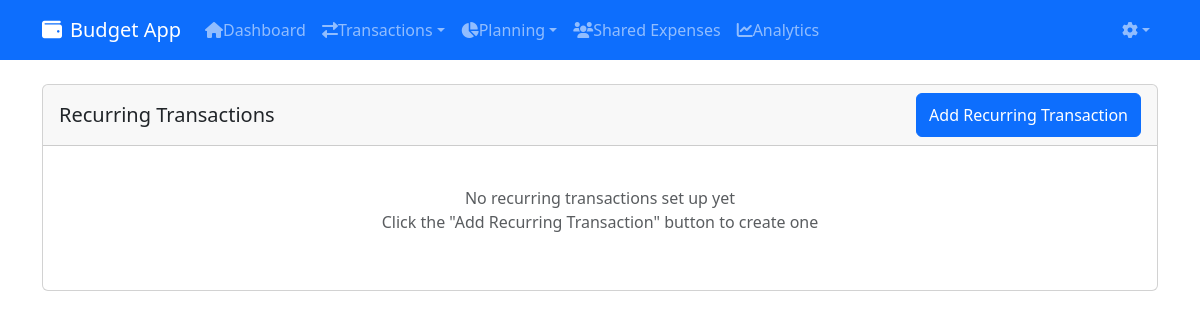
The app's page /recurring-transactions/ (signed in), older data.
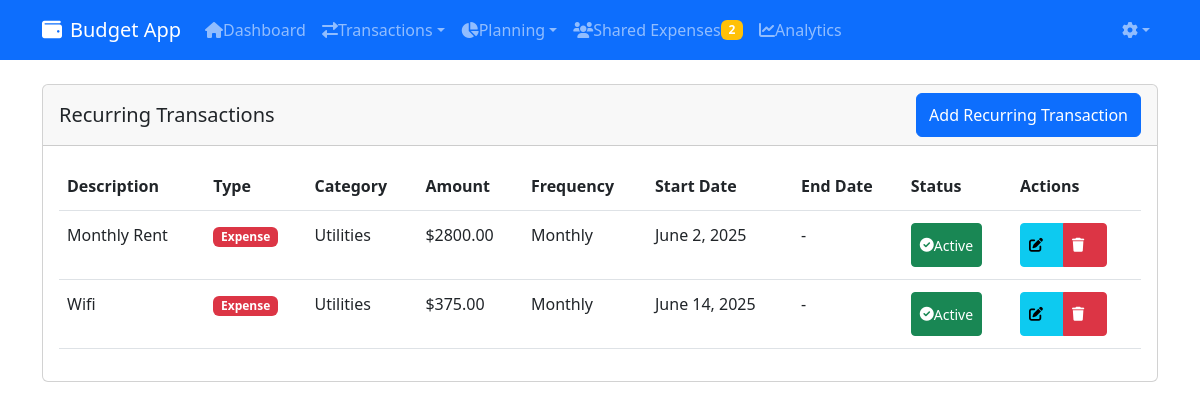
The same page, newer data.
### core/models.py (models this page shows, shortened)
class RecurringTransaction(models.Model):
    FREQUENCY_CHOICES = [
        ('daily', 'Daily'),
        ('weekly', 'Weekly'),
        ('monthly', 'Monthly'),
        ('yearly', 'Yearly'),
    ]
    user = models.ForeignKey(User, on_delete=models.CASCADE)
    category = models.ForeignKey('Category', on_delete=models.CASCADE)
    amount = models.DecimalField(max_digits=10, decimal_places=2, validators=[MinValueValidator(Decimal('0.01'))])
    type = models.CharField(max_length=7, choices=[('income', 'Income'), ('expense', 'Expense')])
    description = models.CharField(max_length=255)
    frequency = models.CharField(max_length=7, choices=FREQUENCY_CHOICES)
    start_date = models.DateField()
    end_date = models.DateField(null=True, blank=True)
    last_generated = models.DateField(null=True, blank=True)
    is_active = models.BooleanField(default=True)
    created_at = models.DateTimeField(auto_now_add=True)
    updated_at = models.DateTimeField(auto_now=True)
    class Meta:
        ordering = ['-created_at']

class Category(models.Model):
    TYPE_CHOICES = [
        ('income', 'Income'),
        ('expense', 'Expense')
    ]
    user = models.ForeignKey(User, on_delete=models.CASCADE)
    name = models.CharField(max_length=100)
    type = models.CharField(max_length=7, choices=TYPE_CHOICES)

### core/views.py (the view)
# urls.py: path('recurring-transactions/', views.RecurringTransactionListView.as_view(), name='recurring-transaction-list'),
class RecurringTransactionListView(LoginRequiredMixin, ListView):
    model = RecurringTransaction
    template_name = 'core/recurring_transaction_list.html'
    context_object_name = 'recurring_transactions'
    def get_queryset(self):
        return RecurringTransaction.objects.filter(user=self.request.user)

### core/templates/core/recurring_transaction_list.html (shortened to what this page needs)
{% extends 'core/base.html' %}
{% block content %}
<div class="card">
    <div class="card-header d-flex justify-content-between align-items-center">
        <h5 class="mb-0">Recurring Transactions</h5>
        <a href="{% url 'recurring-transaction-create' %}" class="btn btn-primary">Add Recurring Transaction</a>
    </div>
    <div class="card-body">
        {% if recurring_transactions %}
            <div class="table-responsive">
                <table class="table table-hover">
                    <thead>
                        <tr>
                            <th>Description</th>
                            <th>Type</th>
                            <th>Category</th>
                            <th>Amount</th>
                            <th>Frequency</th>
                            <th>Start Date</th>
                            <th>End Date</th>
                            <th>Status</th>
                            <th>Actions</th>
                        </tr>
                    </thead>
                    <tbody>
                        {% for transaction in recurring_transactions %}
                        <tr>
                            <td>{{ transaction.description }}</td>
                            <td>
                                <span class="badge {% if transaction.type == 'income' %}bg-success{% else %}bg-danger{% endif %}">
                                    {{ transaction.get_type_display }}
                                </span>
                            </td>
                            <td>{{ transaction.category.name }}</td>
                            <td>${{ transaction.amount|floatformat:2 }}</td>
                            <td>{{ transaction.get_frequency_display }}</td>
                            <td>{{ transaction.start_date }}</td>
                            <td>{{ transaction.end_date|default:"-" }}</td>
                            <td>
                                <form method="post" action="{% url 'recurring-transaction-toggle' transaction.pk %}" class="d-inline">
                                    <button type="submit" class="btn btn-sm {% if transaction.is_active %}btn-success{% else %}btn-secondary{% endif %}">
                                        {% if transaction.is_active %}
                                            <i class="fas fa-check-circle"></i> Active
                                        {% else %}
                                            <i class="fas fa-pause-circle"></i> Paused
                                        {% endif %}
                                    </button>
                                </form>
                            </td>
                            <td>
                                <div class="btn-group">
                                    <a href="{% url 'recurring-transaction-update' transaction.pk %}" class="btn btn-sm btn-info">
                                        <i class="fas fa-edit"></i>
                                    </a>
                                    <a href="{% url 'recurring-transaction-delete' transaction.pk %}" class="btn btn-sm btn-danger">
                                        <i class="fas fa-trash"></i>
                                    </a>
                                </div>
                            </td>
                        </tr>
                        {% endfor %}
                    </tbody>
                </table>
            </div>
        {% else %}
            <div class="text-center py-4">
                <p class="text-muted mb-0">No recurring transactions set up yet</p>
                <p class="text-muted">Click the "Add Recurring Transaction" button to create one</p>
            </div>
        {% endif %}
    </div>
</div>
{% endblock %}

Row changes from the older to the newer data that the page shows:
added RecurringTransaction: is_active True (drawn)
added RecurringTransaction: is_active True (drawn)
Text that changed along with them:
{{ pending_count }}: (not shown) → "2"
text no longer shown: "No recurring transactions set up yet Click the \"Add Recurring Transaction\" button to create one"
text now shown: "Description Type Category Amount Frequency Start Date End Date Status Actions"
